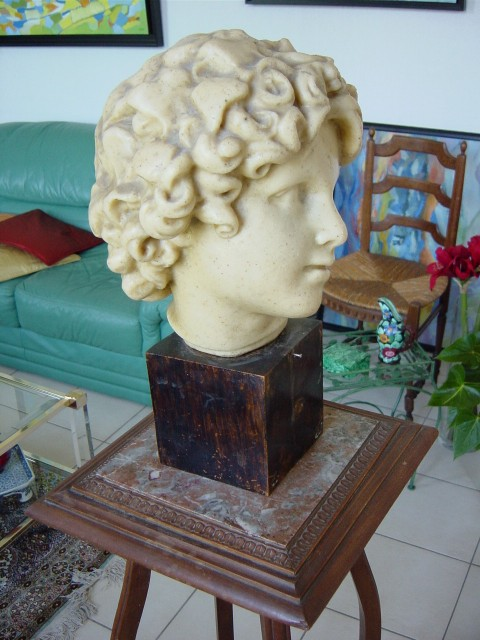
#> input picture data/epipolar/B21.jpg, 480 x 640 px, found by its file name
$ jupyter execute --allow-errors 07_epipolar_geometry.ipynb   (shell and % lines are left out)   (text cells are left out)
#> lines starting #> are read from the running program, lines starting #| are printed output that depends on the picture; after the words box and inside, x2 and y2 are one past the last pixel; in counts of white or black regions, pixels touching at a corner belong together; pictures that were not available may be replaced by others from this repository, and a replacement may not be noted
[cell 1]
import math
import numpy as np
import cv2
import matplotlib.pyplot as plt

[cell 2]
def drawlines(img1, img2, lines, pts1, pts2):
    ''' img1 - image on which we draw the epilines for the points in img2
        lines - corresponding epilines '''
    r, c = img1.shape
    img1 = cv2.cvtColor(img1, cv2.COLOR_GRAY2BGR)
    img2 = cv2.cvtColor(img2, cv2.COLOR_GRAY2BGR)
    for r, pt1, pt2 in zip(lines, pts1, pts2):
        color = tuple(np.random.randint(0,255,3).tolist())
        x0, y0 = map(int, [0, -r[2]/r[1]])
        x1, y1 = map(int, [c, -(r[2]+r[0]*c)/r[1]])
        img1 = cv2.line(img1, (x0,y0), (x1,y1), color,1)
        img1 = cv2.circle(img1,tuple(pt1),5,color,-1)
        img2 = cv2.circle(img2,tuple(pt2),5,color,-1)
    return img1, img2

[cell 3]
def plot_epipolar_lines(F, image1, pts1, image2, pts2):
  # Find epilines corresponding to points in right image (second image) and
  # drawing its lines on left image
  lines1 = cv2.computeCorrespondEpilines(pts2.reshape(-1, 1, 2), 2, F)
  lines1 = lines1.reshape(-1, 3)
  img3, _ = drawlines(image1, image2, lines1, pts1, pts2)

  # Find epilines corresponding to points in left image (first image) and
  # drawing its lines on right image
  lines2 = cv2.computeCorrespondEpilines(pts1.reshape(-1, 1, 2), 1, F)
  lines2 = lines2.reshape(-1, 3)
  img4, _ = drawlines(image2, image1, lines2, pts2, pts1)

  plt.subplot(121),plt.imshow(img3)
  plt.subplot(122),plt.imshow(img4)
  plt.show()

[cell 4]
# Read two images.
image_name1, image_name2 = 'B21.jpg', 'B22.jpg'
image1 = cv2.imread(image_name1, cv2.IMREAD_GRAYSCALE)
#> image1: shape (640, 480); min 5, max 250, mean 125.3
image2 = cv2.imread(image_name2, cv2.IMREAD_GRAYSCALE)
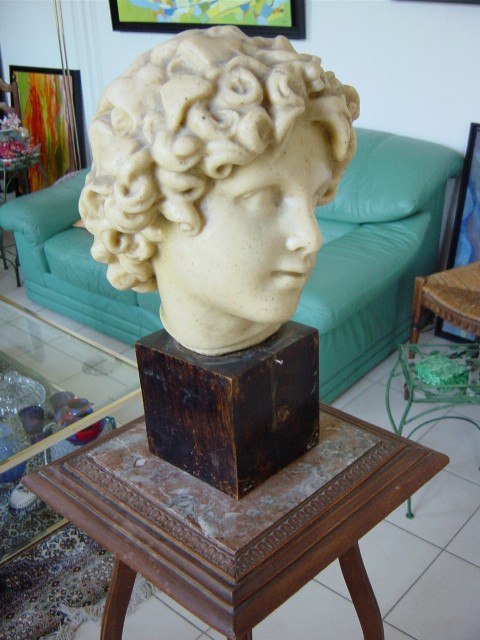
#> input picture data/epipolar/B22.jpg, 480 x 640 px, found by its file name
#> image2: shape (640, 480); min 1, max 240, mean 125.5

sift = cv2.SIFT_create()
# find the keypoints and descriptors with SIFT
key1, desc1 = sift.detectAndCompute(image1, None)
#> key1 = 1452 keypoints; strongest (x, y, size): (153, 36, 17.3), (393, 320, 1.9), (383, 303, 1.9), (367, 125, 5.5)
key2, desc2 = sift.detectAndCompute(image2, None)
#> key2 = 1473 keypoints; strongest (x, y, size): (13, 68, 5.4), (75, 75, 7.9), (297, 28, 16), (57, 72, 5.4)

# FLANN parameters
FLANN_INDEX_KDTREE = 1
index_params = dict(algorithm = FLANN_INDEX_KDTREE, trees = 5)
search_params = dict(checks=50)
flann = cv2.FlannBasedMatcher(index_params,search_params)
matches = flann.knnMatch(desc1, desc2, k=2)
#> matches = 1452 matches

pts1 = []
pts2 = []
# ratio test as per Lowe's paper
for i,(m,n) in enumerate(matches):
    if m.distance < 0.8*n.distance:
        pts1.append(key1[m.queryIdx].pt)
        pts2.append(key2[m.trainIdx].pt)
#> after the loop, pts1 = 307 pairs, first value 3.94 to 451.8, second value 5.31 to 630.9; pts2 = 307 pairs, first value 9.07 to 473.5, second value 2.57 to 630.2
pts1 = np.int32(pts1)
#> pts1 = 307 pairs, first value 3 to 451, second value 5 to 630
pts2 = np.int32(pts2)
#> pts2 = 307 pairs, first value 9 to 473, second value 2 to 630

[cell 5]
# Fundamental Matrix Estimation using OpenCV method
F, mask = cv2.findFundamentalMat(pts1, pts2, cv2.FM_LMEDS)
#> F = [[-2.74e-06, -2.8e-05, 0.00986], [-4.77e-05, 7.24e-06, 0.254], [-0.00778, -0.242, 1]]; mask = 307 values, max 1 at index 4, min 0 at index 0, mean 0.772
# We select only inlier points
pts1 = pts1[mask.ravel()==1]
#> pts1 = 237 pairs, first value 9 to 404, second value 13 to 610
pts2 = pts2[mask.ravel()==1]
#> pts2 = 237 pairs, first value 57 to 469, second value 2 to 592

plot_epipolar_lines(F, image1, pts1, image2, pts2)
#> in plot_epipolar_lines, `lines1 = cv2.computeCorrespondEpilines(pts2.reshape(-1, 1, 2), 2, F)`: lines1 = 237 rows, first 8: [-0.0368, -0.999, 28.98], [-0.0337, -0.999, 12.76], [-0.0925, -0.996, 325], [-0.142, -0.99, 586.1], [-0.146, -0.989, 610.3], [-0.143, -0.99, 591.4], [-0.0348, -0.999, 18.28], [-0.034, -0.999, 14.48]
#> the loop in drawlines, `for r, pt1, pt2 in zip(lines, pts1, pts2):` made 237 passes
#> (r, pt1, pt2, color, y0, y1) on passes 1 to 3: ([-0.0368, -0.999, 28.98], [9, 31], [160, 18], (172, 47, 117), 28, 11), ([-0.0337, -0.999, 12.76], [16, 14], [167, 2], (192, 67, 251), 12, -3), ([-0.0925, -0.996, 325], [19, 326], [137, 304], (195, 103, 9), 326, 281)
#> after the loop in drawlines, `for r, pt1, pt2 in zip(lines, pts1, pts2):`:
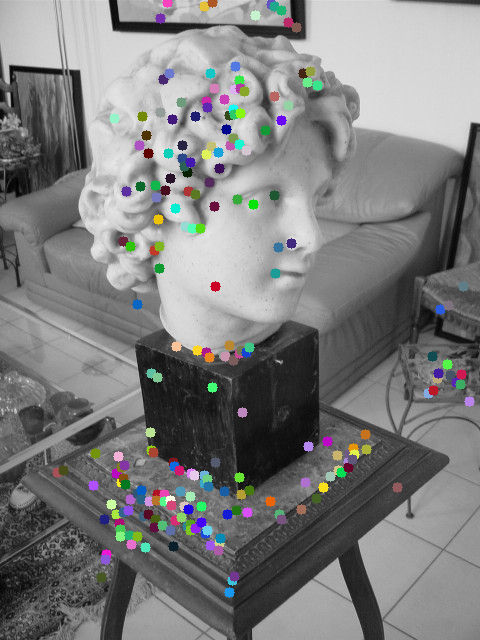
#> img2: shape (640, 480, 3); mean B, G, R 125.4, 125.5, 125.1
#> in plot_epipolar_lines, `lines2 = cv2.computeCorrespondEpilines(pts1.reshape(-1, 1, 2), 1, F)`: lines2 = 237 rows, first 8: [0.0353, 0.999, -25.9], [0.0371, 0.999, -9.92], [0.00271, 1, -305.7], [-0.0257, 1, -549.5], [-0.0283, 1, -571.9], [-0.0263, 1, -554.3], [0.0367, 0.999, -14.12], [0.0371, 0.999, -10.5]
#> the loop in drawlines (call 2), `for r, pt1, pt2 in zip(lines, pts1, pts2):` made 237 passes
#> (r, pt1, pt2, color, y0, y1) on passes 1 to 3: ([0.0353, 0.999, -25.9], [160, 18], [9, 31], (163, 194, 148), 25, 8), ([0.0371, 0.999, -9.92], [167, 2], [16, 14], (173, 185, 207), 9, -7), ([0.00271, 1, -305.7], [137, 304], [19, 326], (119, 164, 105), 305, 304)
#> after the loop in drawlines (call 2), `for r, pt1, pt2 in zip(lines, pts1, pts2):`:
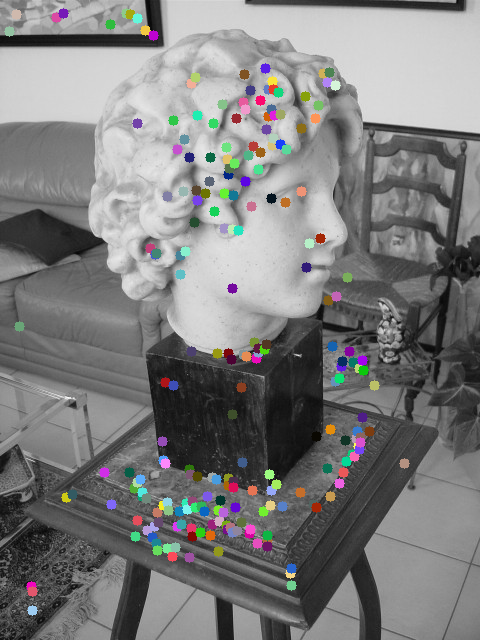
#> img2: shape (640, 480, 3); mean B, G, R 125.5, 125.5, 125.6

[cell 6]
# Estimate Fundamental Matrix using 8-point algorithm.
def estFundamentalMat(pts1, pts2, normalized=True):
#> called with pts1 = array of shape (237, 2), pts2 = array of shape (237, 2), normalized = True
  if len(pts1) == len(pts2):
      # Make homogeneous coordiates if necessary
      if pts1.shape[1] == 2:
          pts1 = np.hstack((pts1, np.ones((len(pts1), 1), dtype=pts1.dtype)))
#> pts1 = 237 rows, first 8: [9, 31, 1], [16, 14, 1], [19, 326, 1], [31, 586, 1], [32, 610, 1], [32, 591, 1], [56, 17, 1], [63, 13, 1]
      if pts2.shape[1] == 2:
          pts2 = np.hstack((pts2, np.ones((len(pts2), 1), dtype=pts2.dtype)))
#> pts2 = 237 rows, first 8: [160, 18, 1], [167, 2, 1], [137, 304, 1], [106, 554, 1], [101, 577, 1], [105, 559, 1], [204, 6, 1], [212, 2, 1]

  # Normalize points, otherwise ill-conditioned.
  if normalized:
    std1, std2 = pts1.std(0), pts2.std(0)
#> std1 = [77.98, 174, 0]; std2 = [88.93, 173.7, 0]
    std1[std1<1e-6] = 1e-6 # avoid divide by zero
    std2[std2<1e-6] = 1e-6
    std1_rcp, std2_rcp = 2./std1, 2./std2
#> std1_rcp = [0.0256, 0.0115, 2000000]; std2_rcp = [0.0225, 0.0115, 2000000]
    mean1, mean2 = pts1.mean(0), pts2.mean(0)
#> mean1 = [233.1, 343.6, 1]; mean2 = [222.8, 342.1, 1]
    T1 = np.array([[std1_rcp[0], 0.         , -std1_rcp[0]*mean1[0]],
                   [0.         , std1_rcp[1], -std1_rcp[1]*mean1[1]],
                   [0.         , 0.         , 1.]])
#> T1 = [[0.0256, 0, -5.98], [0, 0.0115, -3.95], [0, 0, 1]]
    T2 = np.array([[std2_rcp[0], 0.         , -std2_rcp[0]*mean2[0]],
                   [0.         , std2_rcp[1], -std2_rcp[1]*mean2[1]],
                   [0.         , 0.         , 1.]])
#> T2 = [[0.0225, 0, -5.01], [0, 0.0115, -3.94], [0, 0, 1]]

    pts1 = pts1@T1.T
#> pts1 = 237 rows, first 8: [-5.75, -3.59, 1], [-5.57, -3.79, 1], [-5.49, -0.203, 1], [-5.18, 2.79, 1], [-5.16, 3.06, 1], [-5.16, 2.84, 1], [-4.54, -3.76, 1], [-4.36, -3.8, 1]
    pts2 = pts2@T2.T
#> pts2 = 237 rows, first 8: [-1.41, -3.73, 1], [-1.25, -3.92, 1], [-1.93, -0.439, 1], [-2.63, 2.44, 1], [-2.74, 2.7, 1], [-2.65, 2.5, 1], [-0.422, -3.87, 1], [-0.242, -3.92, 1]
    # print(pts1.std(0), pts2.std(0)) # should have std: sqrt(2).
    # print(pts1.mean(0), pts2.mean(0)) # should have zero mean.

  # Solve 'Ax = 0'
  A = []
  for p, q in zip(pts1, pts2):
      A.append([q[0]*p[0], q[0]*p[1], q[0]*p[2], q[1]*p[0], q[1]*p[1], q[1]*p[2], q[2]*p[0], q[2]*p[1], q[2]*p[2]])
#> this loop made 237 passes
#> (p, q) on passes 1 to 3: ([-5.75, -3.59, 1], [-1.41, -3.73, 1]), ([-5.57, -3.79, 1], [-1.25, -3.92, 1]), ([-5.49, -0.203, 1], [-1.93, -0.439, 1])
#> after the loop, A = 237 items
  _, _, Vt = np.linalg.svd(A, full_matrices=True)
  x = Vt[-1]
#> x = [-0.000105, 0.00322, 0.00222, 0.00493, -0.00104, -0.705, 0.0317, 0.708, 0.0054]

  # Reorganize 'F' and enforce 'rank(F) = 2'
  F = x.reshape(3, -1)
#> F = [[-0.000105, 0.00322, 0.00222], [0.00493, -0.00104, -0.705], [0.0317, 0.708, 0.0054]]
  U, S, Vt = np.linalg.svd(F)
#> U = [[0.00547, -0.000442, -1], [-0.498, 0.867, -0.00311], [0.867, 0.498, 0.00453]]; S = [0.711, 0.703, 0.000233]; Vt = [[0.0352, 0.865, 0.501], [0.0285, 0.5, -0.866], [0.999, -0.0447, 0.00705]]
  S[-1] = 0
  F = U @ np.diag(S) @ Vt
#> F = [[0.000128, 0.00321, 0.00222], [0.00493, -0.00104, -0.705], [0.0317, 0.708, 0.0054]]
  F = T1.T@F@T2 # De-normalize F
#> F = [[7.38e-08, 9.48e-07, -0.000284], [1.27e-06, -1.38e-07, -0.00835], [0.000257, 0.00798, -0.00829]]
  return F / F[-1,-1] # Normalize the last element as 1

[cell 7]
# Fundamental Matrix Estimation using self-implemented 8-point algorithm.
# Note: We're not using RANSAC, so using the filtered point correspondence above.
F = estFundamentalMat(pts1, pts2)
#> F = [[-8.91e-06, -0.000114, 0.0342], [-0.000154, 1.66e-05, 1.01], [-0.031, -0.963, 1]]

plot_epipolar_lines(F, image1, pts1, image2, pts2)
#> in plot_epipolar_lines (call 2), `lines1 = cv2.computeCorrespondEpilines(pts2.reshape(-1, 1, 2), 2, F)`: lines1 = 237 rows, first 8: [-0.0358, -0.999, 25.07], [-0.0333, -0.999, 8.89], [-0.0808, -0.997, 319.3], [-0.12, -0.993, 578.2], [-0.124, -0.992, 602.2], [-0.121, -0.993, 583.4], [-0.0342, -0.999, 14.22], [-0.0336, -0.999, 10.4]
#> the loop in drawlines (call 3), `for r, pt1, pt2 in zip(lines, pts1, pts2):` made 237 passes
#> (r, pt1, pt2) on passes 14 to 16: ([-0.0342, -0.999, 14.39], [126, 13], [271, 4]), ([-0.105, -0.994, 476.6], [129, 472], [118, 456]), ([-0.0345, -0.999, 16.51], [130, 14], [274, 6])
#> after the loop in drawlines (call 3), `for r, pt1, pt2 in zip(lines, pts1, pts2):`:
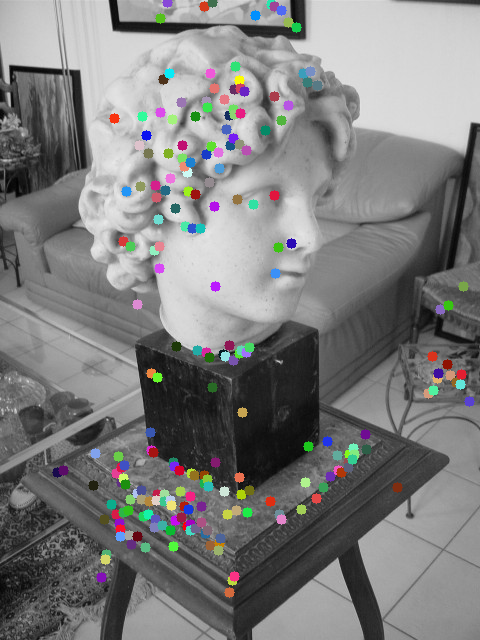
#> img2: shape (640, 480, 3); mean B, G, R 125.5, 125.6, 125.6
#> the loop in drawlines (call 4), `for r, pt1, pt2 in zip(lines, pts1, pts2):` made 237 passes
#> (r, pt1, pt2) on passes 1 to 3: ([0.0304, 1, -28.94], [160, 18], [9, 31]), ([0.0323, 0.999, -12.91], [167, 2], [16, 14]), ([-0.00318, 1, -310.5], [137, 304], [19, 326])
#> pass 1, in drawlines (call 4), `img1 = cv2.line(img1, (x0,y0), (x1,y1), color,1)`:
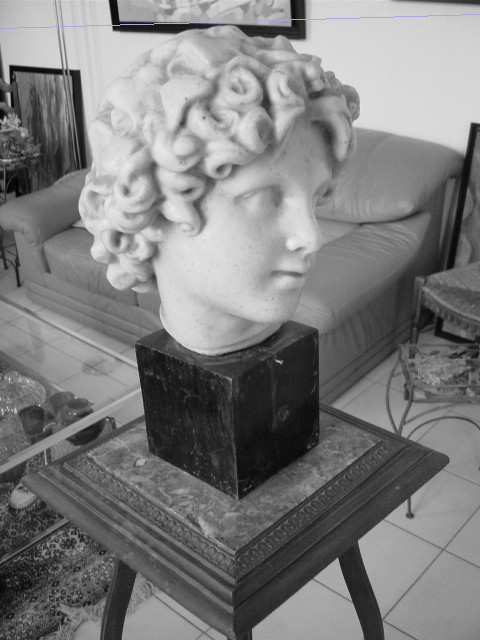
#> img1: shape (640, 480, 3); mean B, G, R 125.6, 125.5, 125.5
#> after the loop in drawlines (call 4), `for r, pt1, pt2 in zip(lines, pts1, pts2):`:
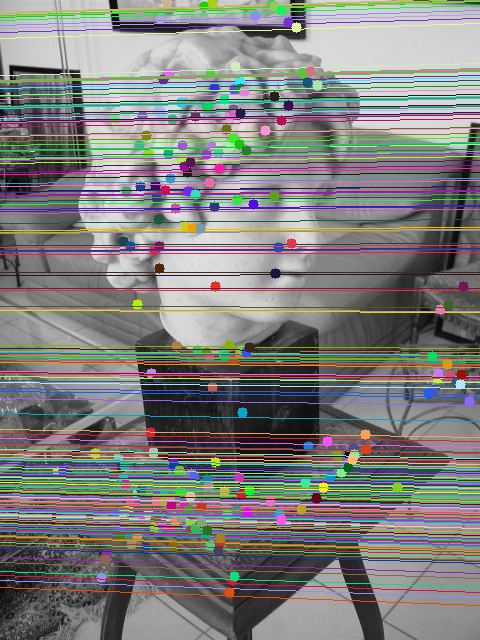
#> img1: shape (640, 480, 3); mean B, G, R 124.9, 126.8, 127.3
#> after the loop in drawlines (call 4), `for r, pt1, pt2 in zip(lines, pts1, pts2):`:
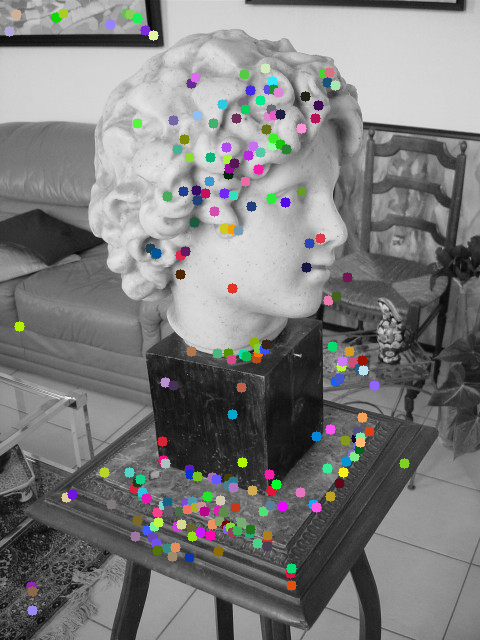
#> img2: shape (640, 480, 3); mean B, G, R 125.3, 125.5, 125.5

#> (a cell that did not finish here is left out)

[cell 9]
# image resolution
img_res = np.array([480, 640])
w, h = img_res[1], img_res[0]

# Camera Intrinsic Parameter
f, cx, cy = 1000, 320, 240

# Pixel size ranges from 1.1 microns in the smallest smartphone sensor, to 8.4 microns in a Full-Frame sensor.
px_size = 0.001

# Camera Orientation and Position
cam_ori = np.array([[0, 0, 0], [np.pi/12, -np.pi/12, 0]])
cam_pose = np.array([[0, 0, 0], [2, 2, 0]])

cam_ori, cam_pose

[cell 10]
def RX(rx):
    return np.array([[1., 0, 0],
                     [0, math.cos(rx), -math.sin(rx)],
                     [0, math.sin(rx), math.cos(rx)]], dtype=np.float32)

def RY(ry):
    return np.array([[math.cos(ry), 0, math.sin(ry)],
                     [0, 1, 0],
                     [-math.sin(ry), 0, math.cos(ry)]], dtype=np.float32)

def RZ(rz):
    return np.array([[math.cos(rz), -math.sin(rz), 0],
                     [math.sin(rz), math.cos(rz), 0],
                     [0, 0, 1]], dtype=np.float32)

# Derive the extrinsice Matrix
def extrinsic_mat(ori, pose):
  Rc = RZ(ori[2]) @ RY(ori[1]) @ RX(ori[0])
  tc = pose
  R = Rc.T
  t = -Rc.T @ tc
  return R, t

[cell 11]
# Visualization related methods
def plot_data(ax, x, y, z):
  ax.scatter(x, y, z, marker='.')

def plot_camera(ax, R, t, w, h, f, scale=0.0001):
  V = np.array([[0, 0, 0, f, -w/2,  w/2, w/2, -w/2],
                [0, 0, f, 0, -h/2, -h/2, h/2,  h/2],
                [0, f, 0, 0,  f,    f,   f,    f]])
  V *= scale # px size
  V = R.T @ (V - t.reshape((3, 1)))

  ax.plot(V[0, [0, 3]], V[1, [0, 3]], zs=V[2, [0, 3]], color='r') # x-axis
  ax.plot(V[0, [0, 2]], V[1, [0, 2]], zs=V[2, [0, 2]], color='g') # y-axis
  ax.plot(V[0, [0, 1]], V[1, [0, 1]], zs=V[2, [0, 1]], color='b') # z-axis

  ax.plot(V[0, [0, 4]], V[1, [0, 4]], V[2, [0, 4]], color='k')
  ax.plot(V[0, [0, 5]], V[1, [0, 5]], V[2, [0, 5]], color='k')
  ax.plot(V[0, [0, 6]], V[1, [0, 6]], V[2, [0, 6]], color='k')
  ax.plot(V[0, [0, 7]], V[1, [0, 7]], V[2, [0, 7]], color='k')

  ax.plot(V[0, [4,5,6,7,4]], V[1, [4,5,6,7,4]], V[2, [4,5,6,7,4]], color='k')

[cell 12]
# Visualize the 3D box and two cameras
fig = plt.figure()
ax = plt.axes(projection='3d')
ax.set_xlim(-2, 2)
ax.set_ylim(-2, 2)
ax.set_zlim(0, 5)
for ori, pose in zip(cam_ori, cam_pose):
  R, t = extrinsic_mat(ori, pose)
  plot_camera(ax, R, t, w, h, f, px_size)
#> (the rest of this cell did not finish here and is left out)

[cell 13]
def skew_mat(t):
  return np.array([[0.   , -t[2], t[1]],
                   [t[2] , 0.   , -t[0]],
                   [-t[1], t[0] , 0]])

[cell 14]
# Extrinsic matrix
R1, t1 = extrinsic_mat(cam_ori[0], cam_pose[0])
R2, t2 = extrinsic_mat(cam_ori[1], cam_pose[1])
Rt1 = np.hstack((R1, t1.reshape(3, 1))) # 3x4
Rt2 = np.hstack((R2, t2.reshape(3, 1))) # 3x4

# Intrinsic matrix
K = np.array([[f, 0, cx],
              [0, f, cy],
              [0, 0, 1]])

# Projection to image plane
#> (the rest of this cell did not finish here and is left out)

#> (a cell that did not finish here is left out)

#> (a cell that did not finish here is left out)

[cell 17]
E = skew_mat(t2) @ R2
E /= E[-1, -1]

R_est1, R_est2, t_est = cv2.decomposeEssentialMat(E)

# Depth check: select rotation giving positive Z-value in camera CS.
#> (the rest of this cell did not finish here and is left out)

#> (a cell that did not finish here is left out)

[cell 19]
# Visualize the 3D box and two cameras
fig = plt.figure()
ax = plt.axes(projection='3d')
ax.set_xlim(-2, 2)
ax.set_ylim(-2, 2)
ax.set_zlim(0, 5)
#> (the rest of this cell did not finish here and is left out)

[cell 20]
def plot_camera(R, t, w, h, f, scale=0.0001):
  V = np.array([[0, 0, 0, f, -w/2,  w/2, w/2, -w/2],
                [0, 0, f, 0, -h/2, -h/2, h/2,  h/2],
                [0, f, 0, 0,  f,    f,   f,    f]])
  V *= scale
  V = R.T @ (V - t.reshape((3, 1)))

  plt.plot(V[0, [0, 3]], V[1, [0, 3]], zs=V[2, [0, 3]], color='r') # x-axis
  plt.plot(V[0, [0, 2]], V[1, [0, 2]], zs=V[2, [0, 2]], color='g') # y-axis
  plt.plot(V[0, [0, 1]], V[1, [0, 1]], zs=V[2, [0, 1]], color='b') # z-axis

  plt.plot(V[0, [0, 4]], V[1, [0, 4]], V[2, [0, 4]], color='k')
  plt.plot(V[0, [0, 5]], V[1, [0, 5]], V[2, [0, 5]], color='k')
  plt.plot(V[0, [0, 6]], V[1, [0, 6]], V[2, [0, 6]], color='k')
  plt.plot(V[0, [0, 7]], V[1, [0, 7]], V[2, [0, 7]], color='k')

  plt.plot(V[0, [4,5,6,7,4]], V[1, [4,5,6,7,4]], V[2, [4,5,6,7,4]], color='k')

[cell 21]
from signal import raise_signal
import cv2
import numpy as np
import glob

input = "%06d.png"
f = 707.0912
c = (601.8873, 183.1104)
use_5pt = True
min_inlier_num = 100

# Open a file to write camera trajectory
# my_file = "../bin/data/vo_epipolar_v2.xyz"
# camera_trajectory = open(my_file, 'wt')
# if camera_trajectory == 0: raise Exception("Can't make file")

# Open a video and get initial image
cap = cv2.VideoCapture(input)
if cap.isOpened() == False: raise Exception("Cant read images")

_, image = cap.read()
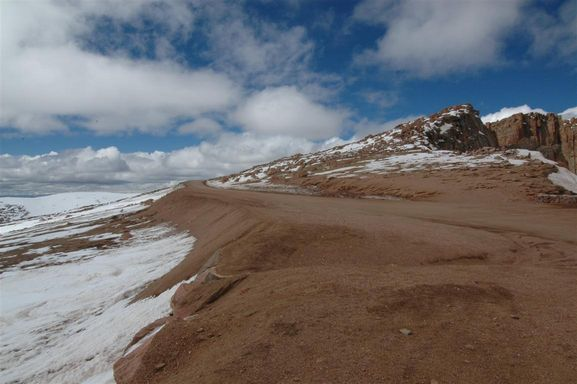
#> input picture data/hill01.jpg, 577 x 384 px, given in place of %06d.png, which was not available
#> image is the input picture: shape (384, 577, 3); mean B, G, R 112.4, 110.4, 113
gray_prev = cv2.cvtColor(image, cv2.COLOR_BGR2GRAY)
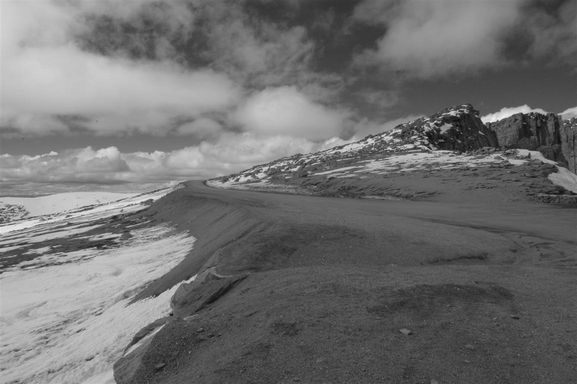
#> gray_prev: shape (384, 577); min 8, max 245, mean 111.4

camera_pose = np.eye(4, dtype=np.float64)

count = 1
images = [image]
camera_poses = [camera_pose]
while cap.isOpened():
  ret, image = cap.read()
  if ret == False: break
  if image.shape[2] == 3: gray = cv2.cvtColor(image, cv2.COLOR_BGR2GRAY)

  point_prev = cv2.goodFeaturesToTrack(gray_prev, 2000, 0.01, 10)

  point, status, err = cv2.calcOpticalFlowPyrLK(gray_prev, gray, point_prev, None)
  gray_prev = gray

  if use_5pt:
      E, inliner_mask = cv2.findEssentialMat(point_prev, point, f, c, cv2.FM_RANSAC, 0.99, 1)
  else:
      F, inliner_mask = cv2.findFundamentalMat(point_prev, point, cv2.FM_RANSAC, 1, 0.99)
      K = np.array([[f, 0, c[0]], [0,f,c[1]], [0,0,1]])
      E = K.T @ F @ K

  inlier_num, R, t, mask = cv2.recoverPose(E, point, point_prev)

  if inlier_num > min_inlier_num:
      T = np.eye(4)
      T[0:3, 0:3] = R * 1.0
      T[0:3,[3]] = t* 1.0
      # T[0:3, 0:3] = R.T
      # T[0:3, [3]] = R.T @ t
      camera_pose = camera_pose @ np.linalg.inv(T)
      # camera_pose = np.linalg.inv(T)

  # Show the image and write camera pose
  if image.shape[2] < 3: image = cv2.cvtColor(image, cv2.COLOR_GRAY2BGR)

  # [5 lines of commented-out code are left out]

  info = f"Inliers: {inlier_num} ({100*inlier_num/len(point)}), XYZ: [{camera_pose[0][2]:.3f} {camera_pose[1][2]:.3f} {camera_pose[2][2]:.3f}]"
  # camera_trajectory.write(f"{camera_pose[0][2]:.6f} {camera_pose[0][2]:.6f} {camera_pose[0][2]:.6f}\n")
  cv2.putText(image, info, (5,15), cv2.FONT_HERSHEY_PLAIN, 1, (0,255,0))
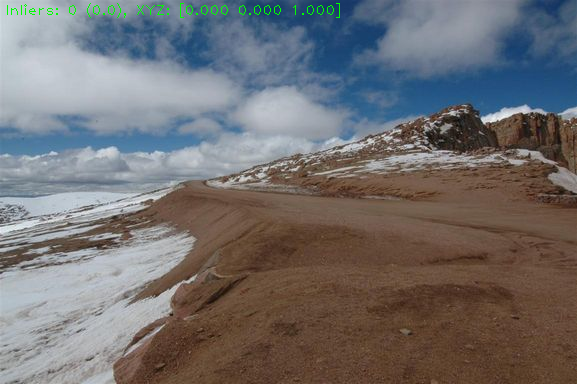
#> image: shape (384, 577, 3); 0.26% of pixels changed, all inside (x1, y1, x2, y2) = (7, 3, 340, 18)
  # cv2.imshow("test", image)
  # key = cv2.waitKey(1)
  # if key == ord('q'): break

  camera_poses.append(camera_pose)

  if count % 10:
    images.append(image)
  count += 1

cap.release()
# camera_trajectory.close()

# plot images
# if not len(images): raise Exception("No images")
# ncols = 3
# nrows = math.ceil(len(images) / ncols)
# f, ax = plt.subplots(nrows, figsize=[200, 60])
# for i in range(nrows):
#   vis_image = np.hstack((images[i*ncols:(i+1)*ncols]))
#   ax[i].imshow(vis_image[:, :, (2, 1, 0)])
#   ax[i].axis('off')
# plt.show()

# plot camera poses
fig = plt.figure()
ax = plt.axes(projection='3d')
ax.view_init(-90, 0)
for i in range(len(camera_poses)):
  plot_camera(camera_poses[i][0:3,0:3], camera_poses[i][0:3,3], c[0], c[1], f)
plt.xlabel('X')
plt.ylabel('Y')
plt.show()
